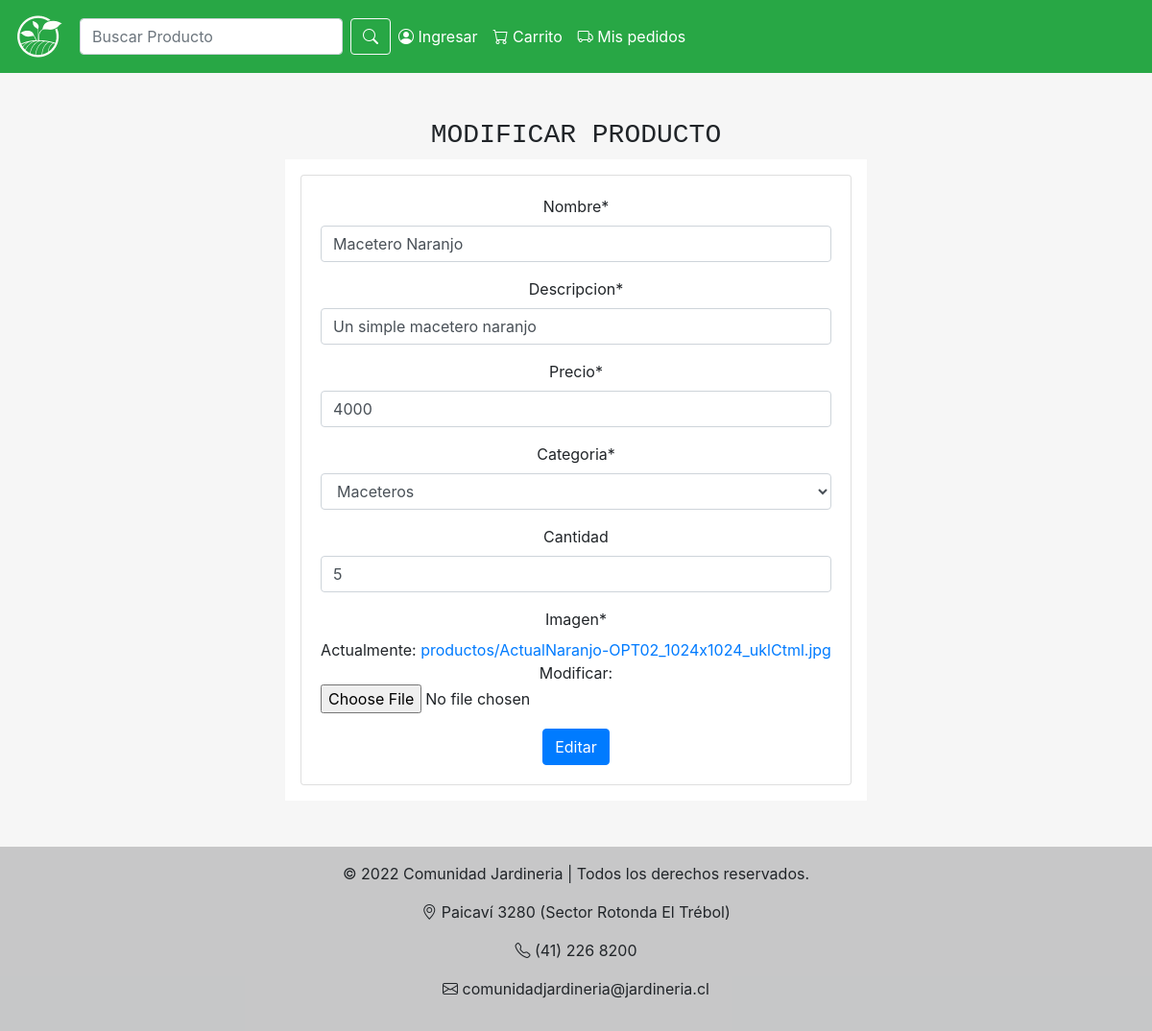
/modificar/1/, run on the app's committed database.
### app/models.py (models this page shows, shortened)
class Producto(models.Model):
    nombre = models.CharField(max_length=51)
    descripcion = models.CharField(max_length=100)
    precio = models.IntegerField()
    categoria = models.ForeignKey(Categoria, on_delete=models.CASCADE)
    cantidad = models.IntegerField(null=True, blank=True)
    imagen = models.ImageField(upload_to="productos/", null=True)

class Categoria(models.Model):
    nombre = models.CharField(max_length=50)
    descripcion = models.CharField(max_length=100)
    def __str__(self):
        return self.nombre

### app/views.py (the view, shortened to what this page needs)
# urls.py: path("modificar/<id>/", modificarProducto, name="modificar"),
def modificarProducto(request, id):
    producto = get_object_or_404(Producto, id=id)
    data = {"form": ProductoForm(instance=producto)}
    return render(request, "app/modificar.html", data)

### app/forms.py
class ProductoForm(forms.ModelForm):
    class Meta:
        model = Producto
        fields = "__all__"

### app/context_processor.py (called while the page is built)
def total_carrito(request):
    total = 0
    if request.user.is_authenticated:
        if "carro" in request.session.keys():
            for key, value in request.session["carro"].items():
                total += int(value["precio"]) * int(value["cantidad"])
    return {"total_carrito": total}

### app/templates/app/modificar.html (shortened to what this page needs)
<!DOCTYPE html>
<html lang="en">
    <head>
        <link
            rel="stylesheet"
            href="https://cdn.jsdelivr.net/npm/bootstrap-icons@1.8.1/font/bootstrap-icons.css"
        />
        <link
            rel="stylesheet"
            href="https://cdn.jsdelivr.net/npm/bootstrap@4.3.1/dist/css/bootstrap.min.css"
        />
        <link rel="stylesheet" href="./src/styles/vender.css" />
    </head>
    <body>
        <nav class="navbar navbar-expand-sm navbar-light bg-success">
            <a class="navbar-brand" href="./index.html">
                <img class="img_nav" src="./src/img-qs/image 2.png" alt="" />
            </a>
            <form class="form-inline">
                <input
                    class="form-control mr-sm-2"
                    type="search"
                    placeholder="Buscar Producto"
                    aria-label="Search"
                />
                <button
                    class="btn btn-outline-light my-2 my-sm-0 btn-nav"
                    type="submit"
                >
                    <i class="bi bi-search text-white"></i>
                </button>
            </form>
            <div
                class="items collapse navbar-collapse"
                id="navbarSupportedContent"
            >
                <ul class="navbar-nav mr-auto">
                    <li class="nav-item">
                        <a class="nav-link text-white" href="./sesion.html">
                            <i class="bi bi-person-circle"></i> Ingresar
                        </a>
                    </li>
                    <li class="nav-item">
                        <a class="nav-link text-white" href="./carrito.html">
                            <i class="bi bi-cart"></i> Carrito
                        </a>
                    </li>
                    <li class="nav-item dropdown">
                        <a class="nav-link text-white" href="./pedidos.html">
                            <i class="bi bi-truck"></i> Mis pedidos
                        </a>
                    </li>
                </ul>
            </div>
        </nav>
        {% load crispy_forms_tags %}
        <div
            class="d-md-flex justify-content-around text-center align-items-center"
        >
            <div class="compra mt-5">
                <div class="direccion">
                    <p class="h3 text-monospace">MODIFICAR PRODUCTO</p>
                    <div class="form-direccion">
                        <div class="row">
                            <div class="col-12 col-md-12">
                                <div class="card">
                                    <div class="card-body">
                                        <form
                                            action=""
                                            method="post"
                                            enctype="multipart/form-data"
                                        >
                                            {% csrf_token %} {{form | crispy}}
                                            <button
                                                type="submit"
                                                class="btn btn-primary"
                                            >
                                                Editar
                                            </button>
                                        </form>
                                    </div>
                                </div>
                            </div>
                        </div>
                    </div>
                </div>
            </div>
        </div>
        <footer class="bg-light text-center text-lg-start footer-style mt-5">
            <div
                class="text-center p-3"
                style="background-color: rgba(0, 0, 0, 0.2)"
            >
                <p>
                    © 2022 Comunidad Jardineria | Todos los derechos reservados.
                </p>
                <p>
                    <i class="bi bi-geo-alt"></i> Paicaví 3280 (Sector Rotonda
                    El Trébol)
                </p>
                <p><i class="bi bi-telephone"></i> (41) 226 8200</p>
                <p>
                    <i class="bi bi-envelope"></i>
                    comunidadjardineria@jardineria.cl
                </p>
            </div>
        </footer>
    </body>
</html>

### app/static/app/styles/vender.css (style rules this page uses)
body { background-color: rgb(246, 246, 246); }
@media only screen and (min-width: 1000px) { .form-direccion { padding: 1em; background-color: white; } }

### data on the page
Producto: nombre "Macetero Naranjo", descripcion "Un simple macetero naranjo", precio "4000", categoria "Maceteros", cantidad "5"
